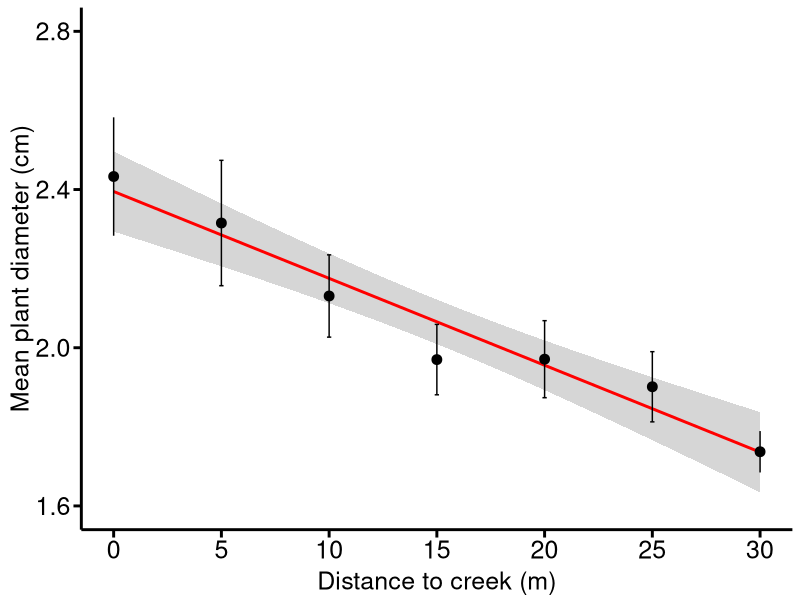
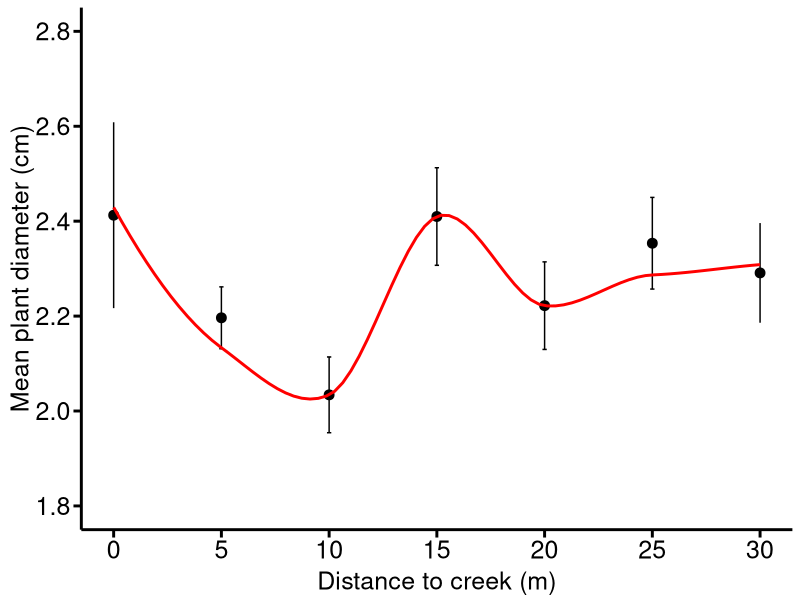
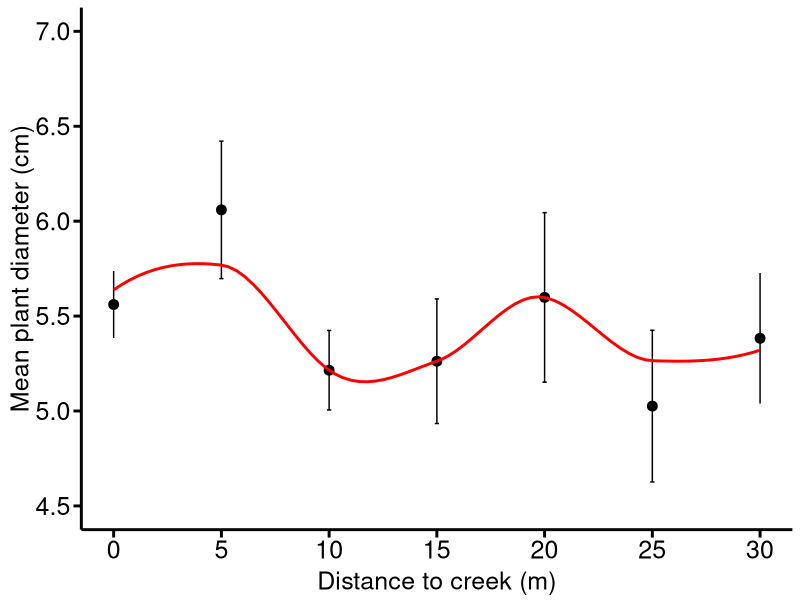
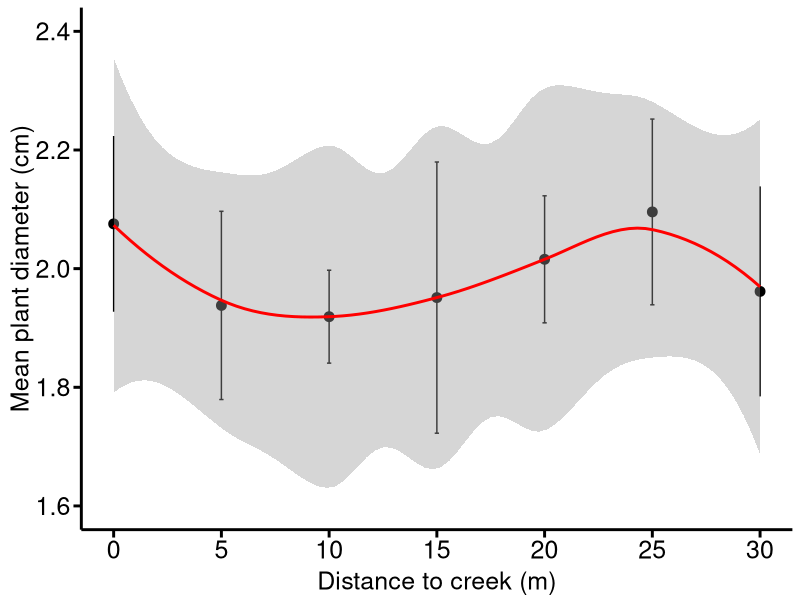
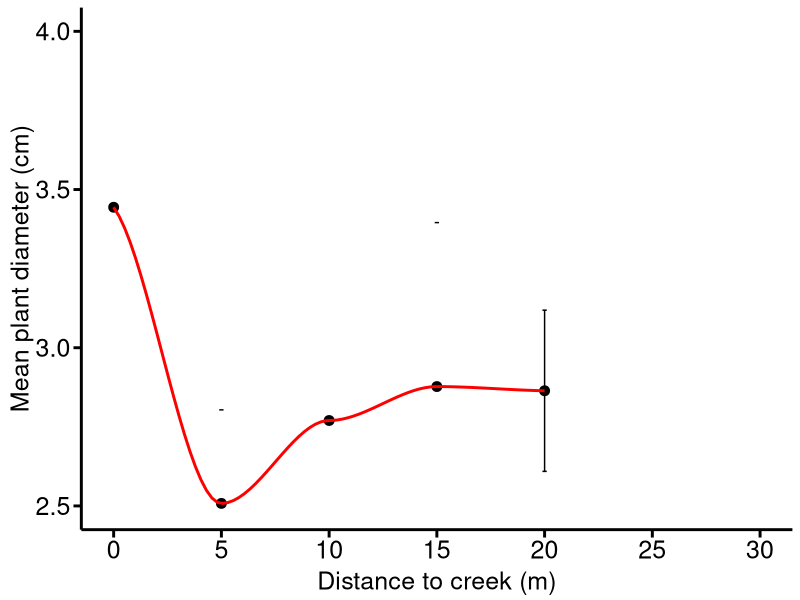

The R script that drew these images, in order:
rm(list=ls())
# 加载ggplot2包
library(ggplot2)
library(dplyr)

cbPalette = c("#F8766D", "#00BA38", "#619CFF", "#F564E3","#B79F00", "#00BFC4")
textcol = cbPalette
shape_values = c(15:20)
alphadegree = 0.2
FS = 18
pic_height = 4
pic_width = 5

mytheme = theme(
  legend.position = c(0.8, 0.25),       # 将图例放在右上角内侧
  legend.title = element_text(size = FS),    # 设置图例标题字体大小
  legend.text = element_text(size = FS-2),
  panel.grid.major=element_line(colour=NA),
  panel.grid.minor = element_blank(),
  panel.background = element_blank(),
  axis.line = element_line(size = 1),    # 修改x轴和y轴的线条粗细
  axis.ticks = element_line(size = 1),   # 修改刻度线的粗细
  axis.ticks.length = unit(0.20, "cm"),
  # axis.ticks.x = element_blank(),  # 移除x轴刻度线
  # axis.ticks.y = element_blank(),   # 移除y轴刻度线
  axis.title.x = element_text(size = FS,vjust = 0.5),
  axis.title.y = element_text(size = FS,vjust = 0.5),
  axis.text.x = element_text(size = FS,color='black'),
  axis.text.y = element_text(size = FS,color='black'),
  strip.text.x = element_text(size = FS,face="bold"),
  strip.text.y = element_text(size = FS,face="bold")
)

# 读取数据
data = read.csv("../../Data/PlantData/newdat.csv")
StatisticResult = c()
Species = unique(data$Species)

#################
data_ST = data[data$Species == Species[1],] #130
# data_CS = data[data$Species == "CS",] #74
# data_CD = data[data$Species == "CD",] #35
# data_SM = data[data$Species == "SM",] #34
# data_IC = data[data$Species == "IC",] #9
summary_data <- data_ST %>%
  group_by(xDistance) %>%
  summarise(
    mean = mean(Diameter_mean, na.rm = TRUE),
    se = sd(Diameter_mean, na.rm = TRUE) / sqrt(n())
  )
# Linear fit
fit = lm(mean ~ xDistance, data = summary_data)
a = summary(fit)
RSquared = a$r.squared
Pvalue = 1- pf(a$fstatistic[1], a$fstatistic[2], a$fstatistic[3])
SR = cbind(Species[1],RSquared, Pvalue)
StatisticResult = rbind(StatisticResult,SR)

text1 = bquote(p == .(round(Pvalue, 2)))
text2 = bquote(R^2 == .(round(RSquared, 2)))

# Plot
p <- ggplot(summary_data, aes(x = xDistance, y = mean)) +
  geom_smooth(method = "lm", col = "red", se = TRUE) +
  geom_point(data = summary_data, aes(x = xDistance, y = mean), size = 3) +
  geom_errorbar(data = summary_data, aes(x = xDistance, ymin = mean - se, ymax = mean + se), width = 0.2) +
  labs(x = "Distance to creek (m)",
       y = "Mean plant diameter (cm)") +
  # annotate("text", x = 12.5, y = 2.8, label = "Scirpus triqueter", fontface = "italic", size = 6, hjust = 0) +
  # # annotate("text", x = 12.5, y = 2.6, label= expression(italic(paste("P<0.001, ",R^2, " = 0.95"))), size = 6, hjust = 0) +
  scale_x_continuous(breaks=seq(0, 30, by=5), limits=c(0, 30)) +
  scale_y_continuous(breaks=seq(1.6, 2.8, by=.4), limits=c(1.6, 2.8)) +
  theme_minimal() +
  mytheme
p
file_name = paste("Diameter-Dis2creek_", Species[1], ".pdf", sep = "")
ggsave(p, filename = file_name, width=5, height=4) # 可以指定大小，如宽为12cm，高为10cm，需要指定保存路径


#################
# data_ST = data[data$Species == "ST",] #130
data_CS = data[data$Species == "CS",] #74
# data_CD = data[data$Species == "CD",] #35
# data_SM = data[data$Species == "SM",] #34
# data_IC = data[data$Species == "IC",] #9
summary_data <- data_CS %>%
  group_by(xDistance) %>%
  summarise(
    mean = mean(Diameter_mean, na.rm = TRUE),
    se = sd(Diameter_mean, na.rm = TRUE) / sqrt(n())
  )
# Linear fit
fit = lm(mean ~ xDistance, data = summary_data)
a = summary(fit)
RSquared = a$r.squared
Pvalue = 1- pf(a$fstatistic[1], a$fstatistic[2], a$fstatistic[3])
SR = cbind(Species[2],RSquared, Pvalue)
StatisticResult = rbind(StatisticResult,SR)

text1 = bquote(p == .(round(Pvalue, 2)))
text2 = bquote(R^2 == .(round(RSquared, 2)))

# Plot
p_CS <- ggplot(summary_data, aes(x = xDistance, y = mean)) +
  geom_point(data = summary_data, aes(x = xDistance, y = mean), size = 3) +
  geom_errorbar(data = summary_data, aes(x = xDistance, ymin = mean - se, ymax = mean + se), width = 0.2) +
  geom_smooth(method = "loess", col = "red", se = TRUE) +
  labs(x = "Distance to creek (m)",
       y = "Mean plant diameter (cm)") +
  # annotate("text", x = 12.5, y = 2.8, label = "Carex scabrifolia", fontface = "italic", size = 6, hjust = 0) +
  scale_x_continuous(breaks=seq(0, 30, by=5), limits=c (0, 30)) +
  scale_y_continuous(breaks=seq(1.8, 2.8, by = .2), limits=c(1.8, 2.8)) +
  theme_minimal() +
  mytheme
p_CS
ggsave(p_CS, file='Diameter-Dis2creek_CS.pdf', width=5, height=4) # 可以指定大小，如宽为12cm，高为10cm，需要指定保存路径

#################
# data_ST = data[data$Species == "ST",] #130
# data_CS = data[data$Species == "CS",] #74
data_CD = data[data$Species == "CD",] #35
# data_SM = data[data$Species == "SM",] #34
# data_IC = data[data$Species == "IC",] #9
summary_data <- data_CD %>%
  group_by(xDistance) %>%
  summarise(
    mean = mean(Diameter_mean, na.rm = TRUE),
    se = sd(Diameter_mean, na.rm = TRUE) / sqrt(n())
  )
# Linear fit
fit = lm(mean ~ xDistance, data = summary_data)
a = summary(fit)
RSquared = a$r.squared
Pvalue = 1- pf(a$fstatistic[1], a$fstatistic[2], a$fstatistic[3])
SR = cbind(Species[3],RSquared, Pvalue)
StatisticResult = rbind(StatisticResult,SR)
# Plot
p_CD <- ggplot(summary_data, aes(x = xDistance, y = mean)) +
  geom_point(data = summary_data, aes(x = xDistance, y = mean), size = 3) +
  geom_errorbar(data = summary_data, aes(x = xDistance, ymin = mean - se, ymax = mean + se), width = 0.2) +
  geom_smooth(method = "loess", col = "red", se = TRUE) +
  labs(x = "Distance to creek (m)",
       y = "Mean plant diameter (cm)") +
  # annotate("text", x = 12.5, y = 7.0, label = "Juncellus serotinus", fontface = "italic", size = 6, hjust = 0 ) +
  theme_bw() +
  scale_x_continuous(breaks=seq(0, 30, by=5), limits=c (0, 30)) +
  scale_y_continuous(breaks=seq(4.5, 7.0, by=.5), limits=c(4.5, 7.0)) +
  theme_minimal() +
  mytheme
p_CD
ggsave(p_CD, file='Diameter-Dis2creek_CD.pdf', width=5, height=4) # 可以指定大小，如宽为12cm，高为10cm，需要指定保存路径

#################
# data_ST = data[data$Species == "ST",] #130
# data_CS = data[data$Species == "CS",] #74
# data_CD = data[data$Species == "CD",] #35
data_SM = data[data$Species == "SM",] #34
# data_IC = data[data$Species == "IC",] #9
summary_data <- data_SM %>%
  group_by(xDistance) %>%
  summarise(
    mean = mean(Diameter_mean, na.rm = TRUE),
    se = sd(Diameter_mean, na.rm = TRUE) / sqrt(n())
  )
# Linear fit
fit = lm(mean ~ xDistance, data = summary_data)
a = summary(fit)
RSquared = a$r.squared
Pvalue = 1- pf(a$fstatistic[1], a$fstatistic[2], a$fstatistic[3])
SR = cbind(Species[4],RSquared, Pvalue)
StatisticResult = rbind(StatisticResult,SR)
# Plot
p_SM <- ggplot(summary_data, aes(x = xDistance, y = mean)) +
  geom_point(data = summary_data, aes(x = xDistance, y = mean), size = 3) +
  geom_errorbar(data = summary_data, aes(x = xDistance, ymin = mean - se, ymax = mean + se), width = 0.2) +
  geom_smooth(method = "loess", col = "red", se = TRUE) +
  labs(x = "Distance to creek (m)",
       y = "Mean plant diameter (cm)") +
  # annotate("text", x = 12.5, y = 2.4, label = "Scirpus mariqueter", fontface = "italic", size = 6, hjust = 0 ) +
  theme_bw() +
  # scale_x_continuous(breaks=seq(0, 30, by=5), limits=c(0, 30), expand = c(0, 0)) +
  scale_x_continuous(breaks=seq(0, 30, by=5), limits=c (0, 30)) +
  scale_y_continuous(breaks=seq(1.6, 2.4, by=.2), limits=c(1.6, 2.4)) +
  theme_minimal() +
  mytheme
p_SM
ggsave(p_SM, file='Diameter-Dis2creek_SM.pdf', width=5, height=4) # 可以指定大小，如宽为12cm，高为10cm，需要指定保存路径

#################
# data_ST = data[data$Species == "ST",] #130
# data_CS = data[data$Species == "CS",] #74
# data_CD = data[data$Species == "CD",] #35
# data_SM = data[data$Species == "SM",] #34
data_IC = data[data$Species == "IC",] #9
summary_data <- data_IC %>%
  group_by(xDistance) %>%
  summarise(
    mean = mean(Diameter_mean, na.rm = TRUE),
    se = sd(Diameter_mean, na.rm = TRUE) / sqrt(n())
  )
# Linear fit
fit = lm(mean ~ xDistance, data = summary_data)
a = summary(fit)
RSquared = a$r.squared
Pvalue = 1- pf(a$fstatistic[1], a$fstatistic[2], a$fstatistic[3])
SR = cbind(Species[5],RSquared, Pvalue)
StatisticResult = rbind(StatisticResult,SR)
# Plot
p_IC <- ggplot(summary_data, aes(x = xDistance, y = mean)) +
  geom_point(data = summary_data, aes(x = xDistance, y = mean), size = 3) +
  geom_errorbar(data = summary_data, aes(x = xDistance, ymin = mean - se, ymax = mean + se), width = 0.2) +
  geom_smooth(method = "loess", col = "red", se = FALSE) +
  labs(x = "Distance to creek (m)",
       y = "Mean plant diameter (cm)") +
  # annotate("text", x = 12.5, y = 4.0, label = "Imperata cylindrica", fontface = "italic", size = 6, hjust = 0 ) +
  theme_bw() +
  scale_x_continuous(breaks=seq(0, 30, by=5), limits=c (0, 30)) +
  scale_y_continuous(breaks=seq(2.5, 4.0, by=.5), limits=c(2.5, 4.0)) +
  theme_minimal() +
  mytheme
p_IC
ggsave(p_IC, file='Diameter-Dis2creek_IC.pdf', width=5, height=4) # 可以指定大小，如宽为12cm，高为10cm，需要指定保存路径

write.csv(StatisticResult, file = 'Diameter-xDistance.csv', row.names = TRUE)
